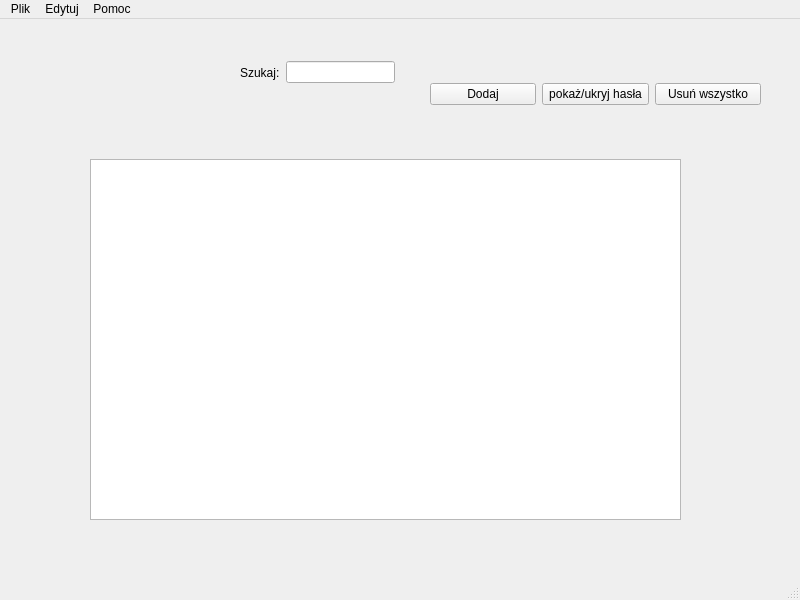
<?xml version="1.0" encoding="UTF-8"?>
<ui version="4.0">
 <class>MainWindow</class>
 <widget class="QMainWindow" name="MainWindow">
  <property name="geometry">
   <rect>
    <x>0</x>
    <y>0</y>
    <width>800</width>
    <height>600</height>
   </rect>
  </property>
  <property name="windowTitle">
   <string>Menadżer haseł[*]</string>
  </property>
  <widget class="QWidget" name="centralwidget">
   <widget class="QTableView" name="TableView">
    <property name="geometry">
     <rect>
      <x>90</x>
      <y>140</y>
      <width>591</width>
      <height>361</height>
     </rect>
    </property>
   </widget>
   <widget class="QWidget" name="horizontalLayoutWidget">
    <property name="geometry">
     <rect>
      <x>240</x>
      <y>40</y>
      <width>155</width>
      <height>27</height>
     </rect>
    </property>
    <layout class="QHBoxLayout" name="horizontalLayout">
     <item>
      <widget class="QLabel" name="label">
       <property name="text">
        <string>Szukaj:</string>
       </property>
      </widget>
     </item>
     <item>
      <widget class="QLineEdit" name="SearchEdit"/>
     </item>
    </layout>
   </widget>
   <widget class="QWidget" name="horizontalLayoutWidget_2">
    <property name="geometry">
     <rect>
      <x>430</x>
      <y>30</y>
      <width>331</width>
      <height>91</height>
     </rect>
    </property>
    <layout class="QHBoxLayout" name="horizontalLayout_2">
     <item>
      <widget class="QPushButton" name="AddButton">
       <property name="text">
        <string>Dodaj</string>
       </property>
      </widget>
     </item>
     <item>
      <widget class="QPushButton" name="PasswordVisibilityButton">
       <property name="text">
        <string>pokaż/ukryj hasła</string>
       </property>
      </widget>
     </item>
     <item>
      <widget class="QPushButton" name="ClearAllButton">
       <property name="text">
        <string>Usuń wszystko</string>
       </property>
      </widget>
     </item>
    </layout>
   </widget>
  </widget>
  <widget class="QMenuBar" name="menubar">
   <property name="geometry">
    <rect>
     <x>0</x>
     <y>0</y>
     <width>800</width>
     <height>23</height>
    </rect>
   </property>
   <widget class="QMenu" name="menuFile">
    <property name="title">
     <string>Plik</string>
    </property>
    <addaction name="actionNew"/>
    <addaction name="actionOpen"/>
    <addaction name="actionSave"/>
    <addaction name="actionSaveAs"/>
    <addaction name="actionClose"/>
   </widget>
   <widget class="QMenu" name="menuHelp">
    <property name="title">
     <string>Pomoc</string>
    </property>
    <addaction name="actionInfo"/>
   </widget>
   <widget class="QMenu" name="menuEdit">
    <property name="title">
     <string>Edytuj</string>
    </property>
    <addaction name="actionUndo"/>
    <addaction name="actionRedo"/>
   </widget>
   <addaction name="menuFile"/>
   <addaction name="menuEdit"/>
   <addaction name="menuHelp"/>
  </widget>
  <widget class="QStatusBar" name="statusbar"/>
  <action name="actionNew">
   <property name="text">
    <string>Nowy plik</string>
   </property>
   <property name="shortcut">
    <string>Ctrl+N</string>
   </property>
  </action>
  <action name="actionOpen">
   <property name="text">
    <string>Otwórz</string>
   </property>
   <property name="shortcut">
    <string>Ctrl+O</string>
   </property>
  </action>
  <action name="actionSave">
   <property name="text">
    <string>Zapisz</string>
   </property>
   <property name="shortcut">
    <string>Ctrl+S</string>
   </property>
  </action>
  <action name="actionSaveAs">
   <property name="text">
    <string>Zapisz jako</string>
   </property>
   <property name="shortcut">
    <string>Ctrl+Shift+S</string>
   </property>
  </action>
  <action name="actionClose">
   <property name="text">
    <string>Zamknij</string>
   </property>
   <property name="shortcut">
    <string>Ctrl+W</string>
   </property>
  </action>
  <action name="actionUndo">
   <property name="enabled">
    <bool>false</bool>
   </property>
   <property name="text">
    <string>Cofnij</string>
   </property>
   <property name="shortcut">
    <string>Ctrl+Z</string>
   </property>
  </action>
  <action name="actionRedo">
   <property name="enabled">
    <bool>false</bool>
   </property>
   <property name="text">
    <string>Powtórz</string>
   </property>
   <property name="shortcut">
    <string>Ctrl+R</string>
   </property>
  </action>
  <action name="actionInfo">
   <property name="text">
    <string>Informacje</string>
   </property>
   <property name="shortcut">
    <string>Ctrl+H</string>
   </property>
  </action>
 </widget>
 <resources/>
 <connections/>
</ui>
